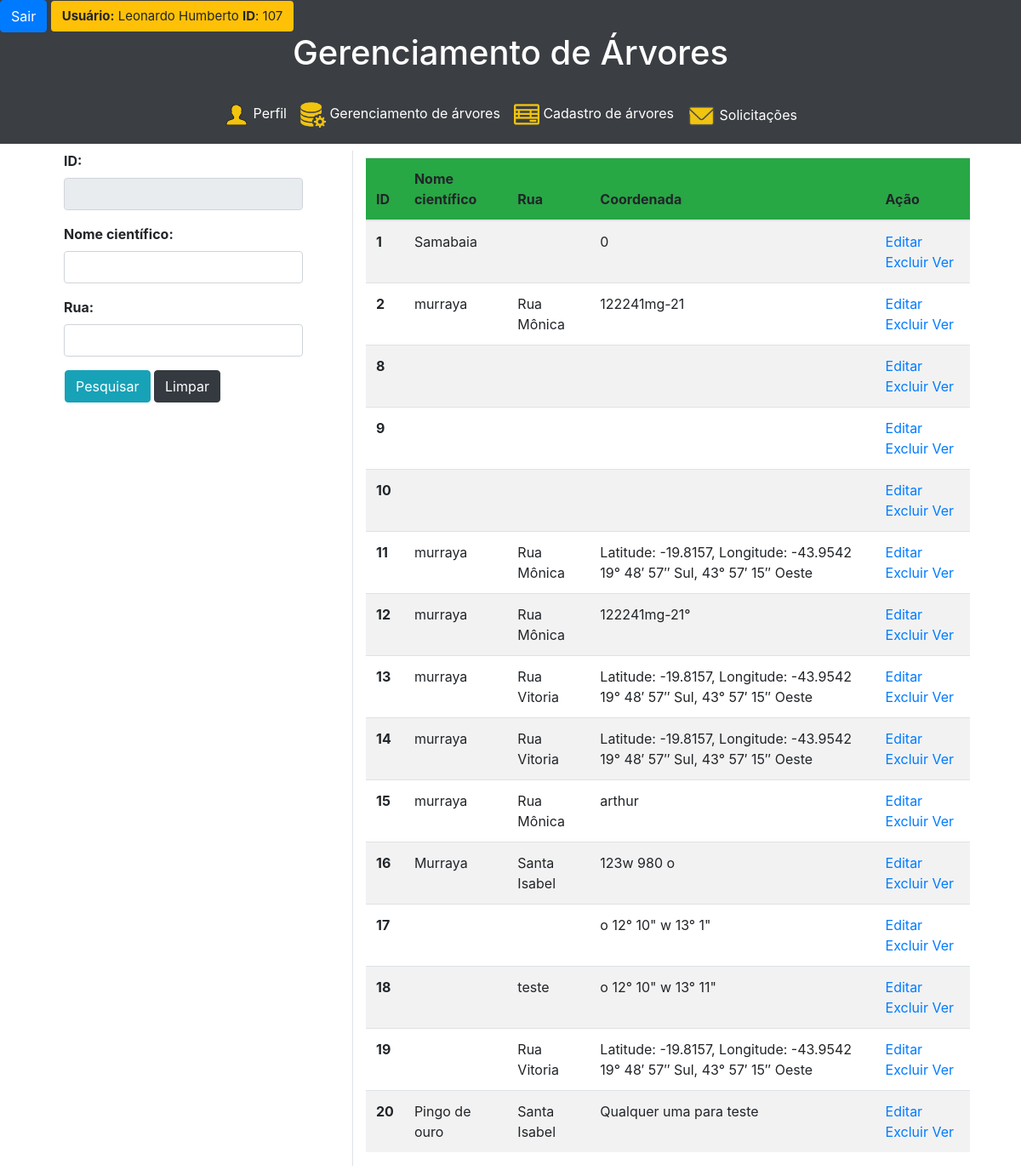
The page /user/gerenciamento_arvores.php (signed in) on the database as committed earlier.
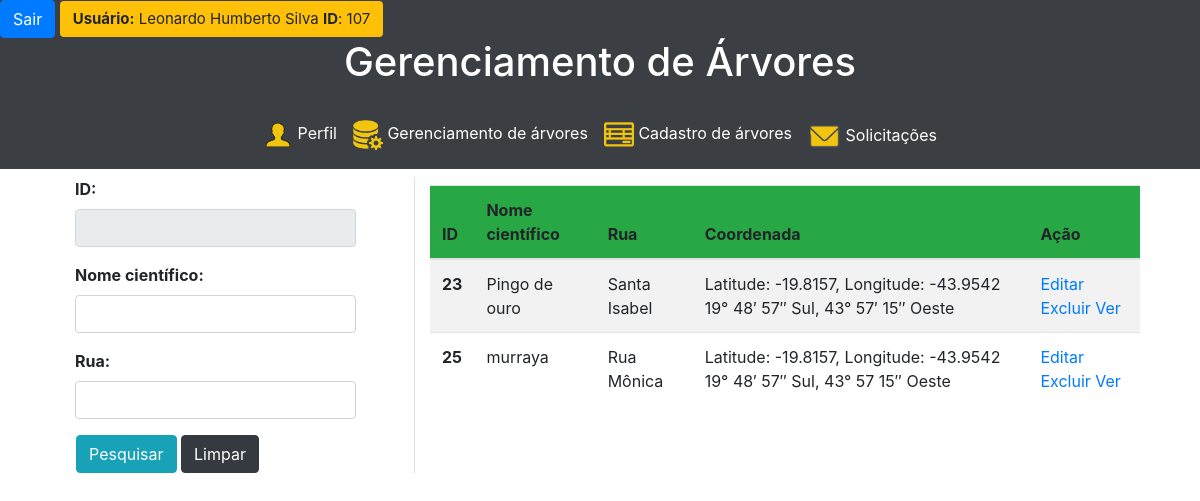
The same page on the database as committed later.
### tables this page shows
CREATE TABLE `arvore` (
  `IdArvore` int(11) UNSIGNED NOT NULL,
  `NomeCientifico` varchar(40) NOT NULL,
  `DistanciaLotes` float UNSIGNED NOT NULL,
  `DistanciaEsquinas` float UNSIGNED NOT NULL,
  `CondicaoFisicoSanitaria` varchar(7) NOT NULL,
  `AlturaPrimeiraBifurcacao` int(10) UNSIGNED NOT NULL,
  `CondicaoSistemaRadicular` varchar(17) NOT NULL,
  `LarguraCalcada` float UNSIGNED NOT NULL,
  `NumImovelProx` varchar(11) NOT NULL,
  `Poda` varchar(13) NOT NULL,
  `LocalPlantio` varchar(20) NOT NULL,
  `CordGeo` varchar(100) NOT NULL,
  `Altura` float UNSIGNED NOT NULL,
  `Toxidez` varchar(10) NOT NULL,
  `DistanciaOutraArvore` float UNSIGNED NOT NULL,
  `AcaoRecomendada` varchar(20) NOT NULL,
  `PavimentacaoCalcada` varchar(20) NOT NULL,
  `DistanciaGaragens` float UNSIGNED NOT NULL,
  `Rua` char(50) NOT NULL,
  `Habito` varchar(30) NOT NULL,
  `Familia` varchar(30) NOT NULL,
  `DistanciaPostes` float NOT NULL,
  `NomePopular` char(40) NOT NULL,
  `Origem` varchar(30) NOT NULL,
  `observacao` varchar(300) NOT NULL
);

### user/gerenciamento_arvores.php (the view, shortened to what this page needs)
<!doctype html>
<html lang="pt-br">
<head>
    <link rel="stylesheet" type="text/css" href="../css/gerencia_arvores_estilo2.css">
    <link rel="stylesheet" href="https://stackpath.bootstrapcdn.com/bootstrap/4.3.1/css/bootstrap.min.css">
</head>
<body>
    <?php include('statusSession.php');   ?>
    <div class="top-total">
        <div class="navegacao">
            <h1> Gerenciamento de Árvores </h1>
        </div>
        <?php include('navbar.php'); ?>
    </div>
    <div class="container row mx-auto">
        <div class="pesquisa-form form-group bloco-form col-md-4 mt-2  border-right ">
            <form action="gerenciamento_arvores.php" method="POST">
                <div class="form-group  col-md-11 col-sm-9  ">
                    <label for="ID"><b> ID:</b></label>
                    <input class="form-control" type="number" name="ID" disabled>
                </div>
                <div class="form-group col-md-11 col-sm-9">
                    <label for="Especie"><b>Nome científico:</b></label>
                    <input class="form-control" type="text" name="Especie">
                </div>
                <div class="form-group col-md-11 col-sm-9 ">
                    <label for="rua"><b>Rua:</b></label>
                    <input type="text" class="form-control" name="rua">
                </div>
                <div class="ml-3">
                    <input type="submit" name="pesquisa" class="btn btn-info" value="Pesquisar">
                    <input type="reset" class="btn btn-dark" value="Limpar">
                </div>
            </form>
        </div>
        <?php
        if (!isset($_POST['pesquisa'])) {
            require_once('../00 - BD/bd_conexao.php');
            $sql = " SELECT IdArvore, NomeCientifico, Rua, CordGeo FROM arvore ";
            $resultado = $con->query($sql) or die("Erro ao se conectar com o Banco.");
            ?>
            <div class="col-md-8 mt-3 table table-responsive">
                <table class="table table-striped  ">
                    <thead>
                        <tr class="bg-success">
                            <th scope="col">ID</th>
                            <th scope="col">Nome científico</th>
                            <th scope="col">Rua</th>
                            <th scope="col">Coordenada</th>
                            <th scope="col">Ação</th>
                        </tr>
                    </thead>
                    <tbody>
                        <?php
                            while ($informacaoArvore = mysqli_fetch_object($resultado)) { ?>
                            <tr>
                                <th scope="row"><?php echo $informacaoArvore->IdArvore; ?></th>
                                <td> <?php echo $informacaoArvore->NomeCientifico; ?></td>
                                <td><?php echo $informacaoArvore->Rua; ?></td>
                                <td><?php echo $informacaoArvore->CordGeo; ?></td>
                                <td>
                                    <a href="formulario.php?id=<?php echo $informacaoArvore->IdArvore; ?>"> Editar </a>
                                    <a href="excluirArvore.php?id=<?php echo $informacaoArvore->IdArvore; ?>"> Excluir </a>
                                    <a href="formulario.php?id=<?php echo $informacaoArvore->IdArvore; ?>"> Ver </a>
                                </td>
                            </tr>
                        <?php
                            }
                            ?>
                    </tbody>
                </table>
            <?php
            }
            ?>
            </div>
</body>
</html>

### user/statusSession.php (shortened to what this page needs)
<div class="sair">
	<button type="button" class="btn btn-primary" data-toggle="modal" data-target="#logoutModal">
		Sair
	</button>
	<span class="btn badge-warning" style="font-size: 15px;">
		<b>Usuário:</b> <?php echo  $_SESSION['validarSessao'];  ?> <b>ID</b>: <?php echo $_SESSION['IdUsu']; ?>
	</span>
</div>

Rows that differ between the two databases and show on the page:
removed arvore: IdArvore "1", NomeCientifico "Samabaia", CordGeo "0"
removed arvore: IdArvore "2", NomeCientifico "murraya", Rua "Rua Mônica", CordGeo "122241mg-21"
removed arvore: IdArvore "8"
removed arvore: IdArvore "9"
removed arvore: IdArvore "10"
removed arvore: IdArvore "11", NomeCientifico "murraya", Rua "Rua Mônica", CordGeo "Latitude: -19.8157, Longitude: -43.9542 19° 48′ 57″ Sul, 43° 57′ 15″ Oeste"
removed arvore: IdArvore "12", NomeCientifico "murraya", Rua "Rua Mônica", CordGeo "122241mg-21°"
removed arvore: IdArvore "13", NomeCientifico "murraya", Rua "Rua Vitoria", CordGeo "Latitude: -19.8157, Longitude: -43.9542 19° 48′ 57″ Sul, 43° 57′ 15″ Oeste"
removed arvore: IdArvore "14", NomeCientifico "murraya", Rua "Rua Vitoria", CordGeo "Latitude: -19.8157, Longitude: -43.9542 19° 48′ 57″ Sul, 43° 57′ 15″ Oeste"
removed arvore: IdArvore "15", NomeCientifico "murraya", Rua "Rua Mônica", CordGeo "arthur"
removed arvore: IdArvore "16", NomeCientifico "Murraya", Rua "Santa Isabel", CordGeo "123w 980 o"
removed arvore: IdArvore "17", CordGeo "o 12° 10\" w 13° 1\""
removed arvore: IdArvore "18", Rua "teste", CordGeo "o 12° 10\" w 13° 11\""
removed arvore: IdArvore "19", Rua "Rua Vitoria", CordGeo "Latitude: -19.8157, Longitude: -43.9542 19° 48′ 57″ Sul, 43° 57′ 15″ Oeste"
removed arvore: IdArvore "20", NomeCientifico "Pingo de ouro", Rua "Santa Isabel", CordGeo "Qualquer uma para teste"
added arvore: IdArvore "23", NomeCientifico "Pingo de ouro", Rua "Santa Isabel", CordGeo "Latitude: -19.8157, Longitude: -43.9542 19° 48′ 57″ Sul, 43° 57′ 15″ Oeste"
added arvore: IdArvore "25", NomeCientifico "murraya", Rua "Rua Mônica", CordGeo "Latitude: -19.8157, Longitude: -43.9542 19° 48′ 57″ Sul, 43° 57 15″ Oeste"
Other text that changed with them:
$_SESSION['validarSessao']: "Leonardo Humberto" → "Leonardo Humberto Silva"
